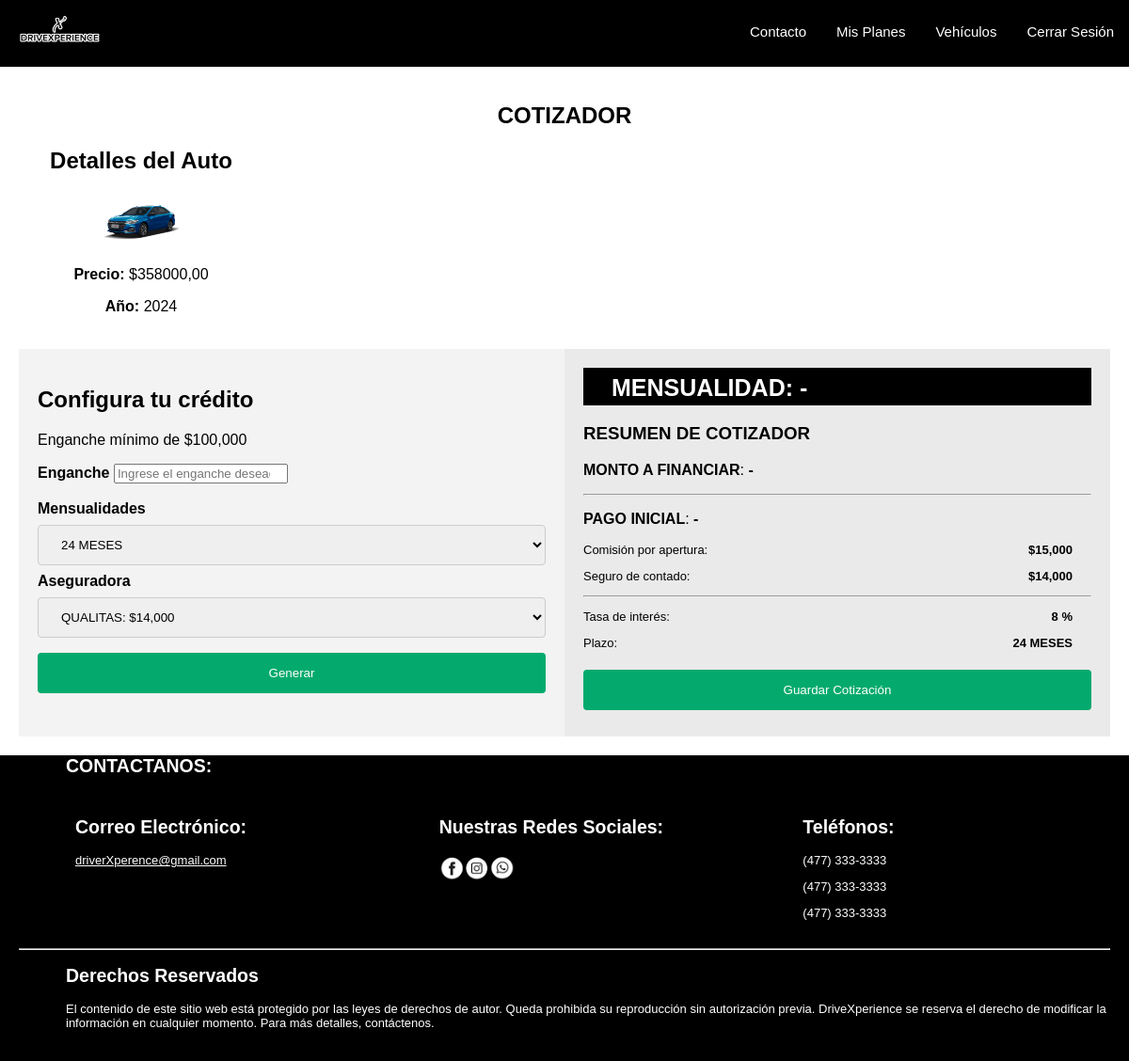
Screenshot of /cotizador/2 (signed in) with the database file from the repository.
### tienda/models.py (models this page shows, shortened)
class Vehículo(models.Model):
    marca = models.CharField(max_length=30, null=False)
    modelo = models.CharField(max_length=30, null=False)
    año = models.CharField(max_length=4, null=False)
    tipoTransmision = (
        ('a','Automático'),
        ('m','Manual'),
        ('','Sin definir')
    )
    transmision = models.CharField(max_length=1, null=True, blank=True, choices=tipoTransmision, default='')
    tipoCombustible = (
        ('gas','Gasolina'),
        ('diesel','Diesel'),
        ('electricity','Eléctrico'),
        ('','Sin definir')
    )
    combustible = models.CharField(max_length=11, null=True, blank=True, choices=tipoCombustible, default='')
    tipoTraccion = (
        ('fwd','Delantera'),
        ('rwd','Trasera'),
        ('4wd','4x4'),
        ('','Sin definir')
    )
    traccion = models.CharField(max_length=3, null=True, blank=True, choices=tipoTraccion, default='')
    cilindros = models.IntegerField(null=True, blank=True)
    precioLista = models.DecimalField(max_digits=10, decimal_places=2, null=False)
    interesAnual = models.DecimalField(max_digits=10, decimal_places=2, default=0, null=True)
    interesMensual = models.DecimalField(max_digits=10, decimal_places=2, default=0, null=True)
    fotoLateral = models.ImageField(default='acura.png', upload_to='autosTresCuartos/')

### tienda/views.py (the view)
# urls.py: path('cotizador/<int:vehículoId>', views.CotizadorView, name='cotizador'),
@login_required
def CotizadorView(request, vehículoId):
    vehículo = get_object_or_404(Vehículo, id=vehículoId)
    return render(request, 'cotizador.html', {'vehículo': vehículo})

### tienda/templates/Cotizador.html (shortened to what this page needs)
<!DOCTYPE html>
<html lang="en">
  <head>
    {% load static %}
    <link rel="stylesheet" type="text/css" href="{% static 'css/style.css' %}" />
    <link rel="stylesheet" type="text/css" href="{% static 'css/cotizador.css' %}" />
  </head>
  <body class="body">
    <nav class="topnav">
      <a class="home-nav" href="{% url 'indexCar' %}"><img src="{% static 'image/logo.jpg' %}" alt="logo" /></a>
      {% if request.user.is_authenticated %}
        <a class="bar-nav">Cerrar Sesión</a>
      {% else %}
        <a class="bar-nav" href="{% url 'login' %}">Inicio de sesión</a>
      {% endif %}
      <a class="bar-nav" href="{% url 'catalogo' %}">Vehículos</a>
    <a class="bar-nav" href="{% url 'panelUsuario' %}">Mis Planes</a>
      <a class="bar-nav" href="#footer">Contacto</a>
    </nav>
    <br />
    <h2 style="text-align: center">COTIZADOR</h2>
    <div class="car-container">
      <h2>Detalles del Auto</h2>
      <img src="{{ vehículo.fotoLateral.url }}" style="width: 30%" alt="Foto del auto" />
      <p><b>Precio:</b> <span id="precioLista"> ${{ vehículo.precioLista }} </span></p>
      <p><b>Año:</b> <span> {{ vehículo.año }}</span></p>
    </div>
    <div class="container">
      <div class="left-column">
        <h2>Configura tu crédito</h2>
        <p>Enganche mínimo de $100,000</p>
        <div class="Form">
          <form id="formEnganche">
            <label for="enganche">Enganche</label>
            <input
              type="number"
              id="enganche"
              name="enganche"
              placeholder="Ingrese el enganche deseado"
              min="70000"
              required
            />
            <br><br>
            <label for="plazoSelect">Mensualidades</label>
            <select id="plazoSelect" name="plazo">
              <option value="24">24 MESES</option>
            </select>
            <label for="aseguradora">Aseguradora</label>
            <select name="aseguradora" id="aseguradora">
              <option value="qualitas">QUALITAS: $14,000</option>
            </select>
            <input class="btnGenerar" type="button" value="Generar" id="submitBtn" disabled />
          </form>
        </div>
      </div>
      <div class="right-column">
        <div class="nav">
          <p class="text-nav-right-column">
            <span>MENSUALIDAD:</span>
            <span id="mensualidad">-</span>
          </p>
        </div>
        <h3><b>RESUMEN DE COTIZADOR</b></h3>
        <p class="text-bold-right-column">
          <span class="label"><b>MONTO A FINANCIAR</b>:</span>
          <span class="result" id="montoFinanciar">-</span>
        </p>
        <hr />
        <p class="text-bold-right-column">
          <span class="label"><b>PAGO INICIAL</b>: </span>
          <span class="result" id="pagoInicial">-</span>
        </p>
        <p class="text-right-column">
          <span class="label">Comisión por apertura:</span>
          <span class="result" id="comisionApertura">$15,000</span>
        </p>
        <p class="text-right-column">
          <span class="label">Seguro de contado: </span>
          <span class="result" id="seguroContado">$14,000</span>
        </p>
        <hr />
        <p class="text-right-column">
          <span class="label">Tasa de interés:</span>
          <span class="result" id="tasaInteres">8 %</span>
        </p>
        <p class="text-right-column">
          <span class="label">Plazo:</span>
          <span class="result" id="plazoLabel">24 MESES</span>
        </p>
        <input class="btnGuardarCot" type="button" id="guardarCotizacion" value="Guardar Cotización" />
      </div>
    </div>
    <footer class="footer" id="footer">
      <h2>CONTACTANOS:</h2>
      <div class="container-contactanos">
        <div class="container-contactanos-left">
          <h2>Correo Electrónico:</h2>
          <p>
            <a style="color: white" href="http://gmail.com">driverXperence@gmail.com</a>
          </p>
        </div>
        <div class="container-contactanos-midle">
          <h2>Nuestras Redes Sociales:</h2>
          <img style="width: 130px; padding-left: 50px" src="image/icon-redes.jpg " alt="" />
        </div>
        <div class="container-contactanos-right">
          <h2>Teléfonos:</h2>
          <p>(477) 333-3333</p>
          <p>(477) 333-3333</p>
          <p>(477) 333-3333</p>
        </div>
      </div>
      <hr />
      <h2>Derechos Reservados</h2>
      <p>
        El contenido de este sitio web está protegido por las leyes de derechos
        de autor. Queda prohibida su reproducción sin autorización previa.
        DriveXperience se reserva el derecho de modificar la información en
        cualquier momento. Para más detalles, contáctenos.
      </p>
    </footer>
  </body>
</html>

### Agencia/static/css/style.css (style rules this page uses)
.topnav { background-color: black; overflow: hidden; }
.home-nav { flex: auto; float: left; color: white; text-align: center; padding: 14px 16px; text-decoration: none; font-size: 15px; }
.home-nav img { height: 40px; width: auto; }
.bar-nav { float: right; color: white; text-align: center; padding: 15px 16px; text-decoration: none; font-size: 12px; margin-top: 10px; font-size: 15px; }
.container { float: left; width: 100%; color: #f1f1f1; padding: 20px; display: flex; justify-content: space-between; flex-wrap: wrap; }
* { box-sizing: border-box; }
footer { width: 100%; height: auto; padding-top: 10px; padding-left: 20px; padding-right: 20px; padding-bottom: 20px; background-color: black; color: white; font-family: 'Franklin Gothic Medium', 'Arial Narrow', Arial, sans-serif; font-size: 13px; }
footer h2 { color: white; padding-left: 50px; }
footer p { padding-left: 50px; }
.container-contactanos { display: flex; width: 100%; flex-wrap: wrap; }
.container-contactanos-left, .container-contactanos-midle, .container-contactanos-right { flex: 3; box-sizing: border-box; padding: 10px; }

### Agencia/static/css/cotizador.css (style rules this page uses)
body { font-family: Arial, sans-serif; margin: 0; padding: 0; background-color: white; }
.car-container { text-align: center; width: 300px; }
.container { display: flex; background-color: white; }
.left-column, .right-column { flex: 1; padding: 20px; }
.left-column { color: black; background-color: rgb(243, 243, 243); }
.Form { font-weight: bold; }
.right-column { color: black; background-color: #eaeaea; }
.right-column .nav { width: 100%; height: 40px; background-color: black; color: white; }
.text-nav-right-column { font-size: 25px !important; text-align: left; padding-left: 30px; margin-top: 0px; padding-top: 7px; font-weight: bold; }
.label { text-align: left; }
.result { text-align: right; margin-left: auto; padding-right: 20px; font-weight: bold; }
.text-right-column { color: black; display: flex; justify-content: space-between; align-items: center; font-size: 13px; }
.text-right-column .result { text-align: right; margin-left: auto; padding-right: 20px; }
input[type=text], select { width: 100%; padding: 12px 20px; margin: 8px 0; display: block; border: 1px solid #ccc; border-radius: 4px; box-sizing: border-box; }
.btnGenerar { width: 100%; background-color: #04AA6D; color: white; padding: 14px 20px; margin: 8px 0; border: none; border-radius: 4px; cursor: pointer; }
.btnGuardarCot { width: 100%; background-color: #04AA6D; color: white; padding: 14px 20px; margin: 8px 0; border: none; border-radius: 4px; cursor: pointer; }

### rows the page displays
Vehículo: fotoLateral (picture), precioLista "358000,00", año "2024"
